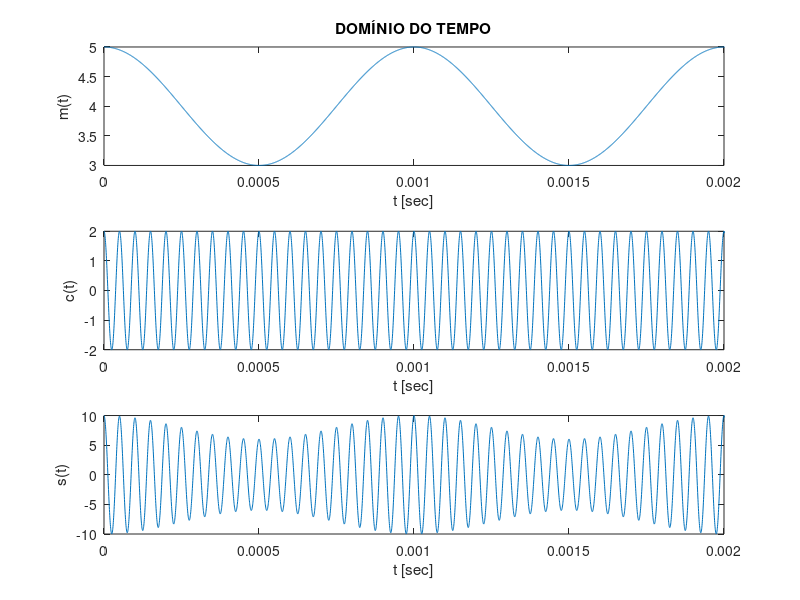
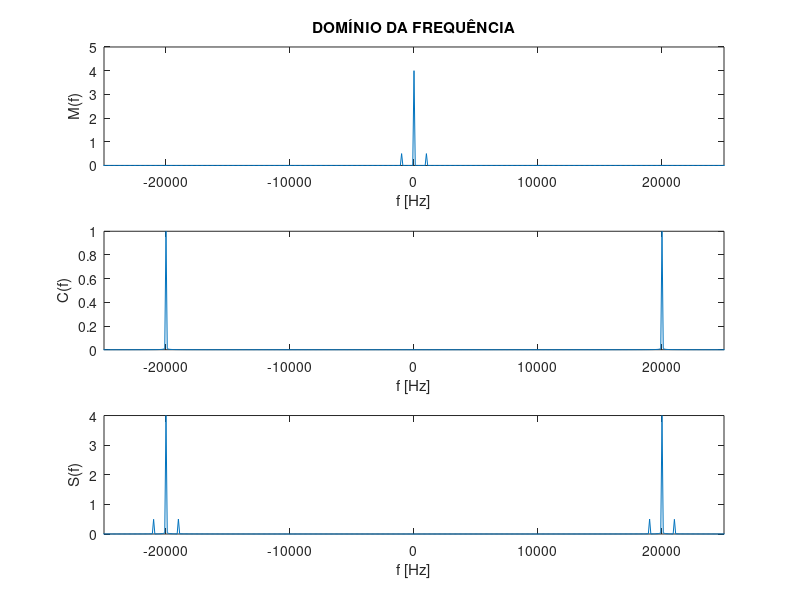
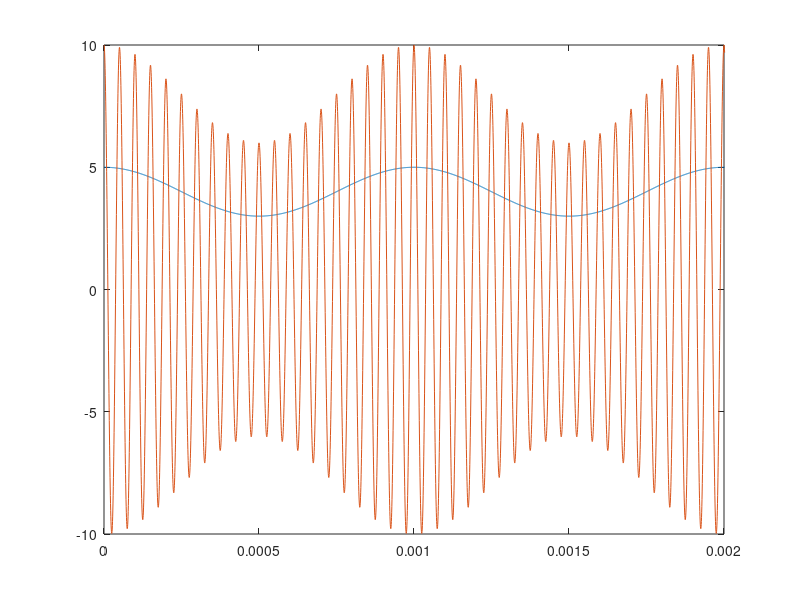

The MATLAB script that drew these images, in order:
%%------------------------------------------------|
% AM MODULATION DSB TM : Transmitted Carrier
% > Variando o índice de modulação
%%------------------------------------------------|
clear all; close all; clc;
%%------------------------------------------------| SINAL
fm = 1e3; % frequencia do sinal de informação
tm = 1/fm;
fc = 20e3; % frequecia do sinal portadora

N = 100; % numero de amostras/periodo
fs = N*fc; % frequencia da amostragem
ts = 1/fs; % periodo de amostragem
P = 10; % numero de periodos
t = [0:ts:P*tm]; % vetor do sinal no tempo
f = [-fs/2:fm/P:fs/2]; % vetor do sinal na frequencia

indices = [0.25, 0.5, 0.75, 1, 1.5] % Ai/Ao , μ = ka*Ai
i = indices(1) % selecionando o indice de modulação
Ai = 1; % amplitude do sinal de informação
Ao = 1/i; % componente dc
Ac = 2; % amplitude do sinal portadora

m = Ao + Ai*cos(2*pi*fm*t); % sinal modulador
c = Ac*cos(2*pi*fc*t); % portadora
s = m.*c; % sinal modulado

%%------------------------------------------------| FREQ
M = fftshift(fft(m));
C = fftshift(fft(c));
S = fftshift(fft(s));
%%------------------------------------------------| PLOT 
figure(1)
subplot(311)
plot(t,m)
title('DOMÍNIO DO TEMPO')
xlabel('t [sec]') % eixo horizontal
ylabel('m(t)') % eixo vertical
xlim([0 2*(1/fm)])
subplot(312)
plot(t,c)
xlabel('t [sec]') % eixo horizontal
ylabel('c(t)') % eixo vertical
xlim([0 2*(1/fm)])
subplot(313)
plot(t,s)
xlabel('t [sec]') % eixo horizontal
ylabel('s(t)') % eixo vertical
xlim([0 2*(1/fm)])

figure(2)
subplot(311)
plot(f, abs(M)/length(c))
title('DOMÍNIO DA FREQUÊNCIA')
xlabel('f [Hz]') % eixo horizontal
ylabel('M(f)') % eixo vertical
xlim([-25e3 25e3])
subplot(312)
plot(f, abs(C)/length(c))
xlabel('f [Hz]') % eixo horizontal
ylabel('C(f)') % eixo vertical
xlim([-25e3 25e3])
subplot(313)
plot(f, abs(S)/length(c))
xlabel('f [Hz]') % eixo horizontal
ylabel('S(f)') % eixo vertical
xlim([-25e3 25e3])

figure(3)
plot(t,m)
xlim([0 2*(1/fm)])
hold on
plot(t,s)
xlim([0 2*(1/fm)])
hold off